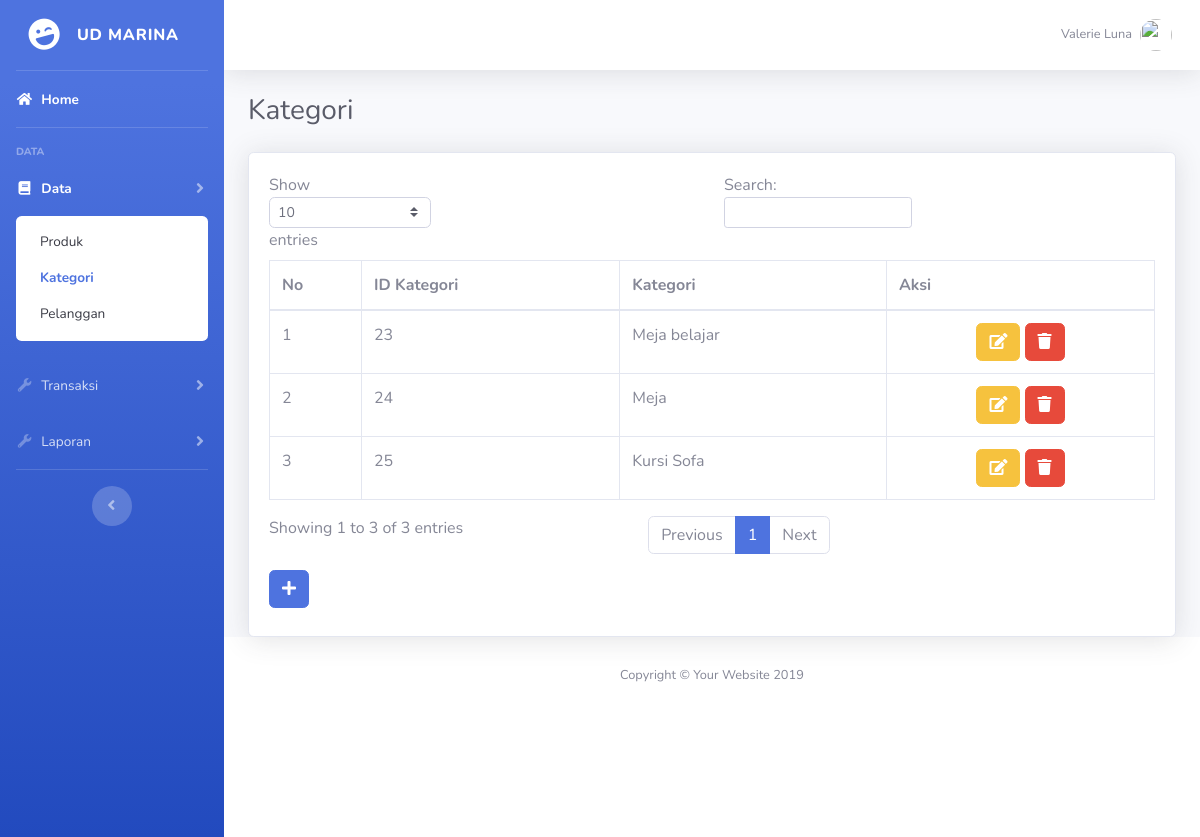
The page /admin/index.php?page=kategori on the database as committed earlier.
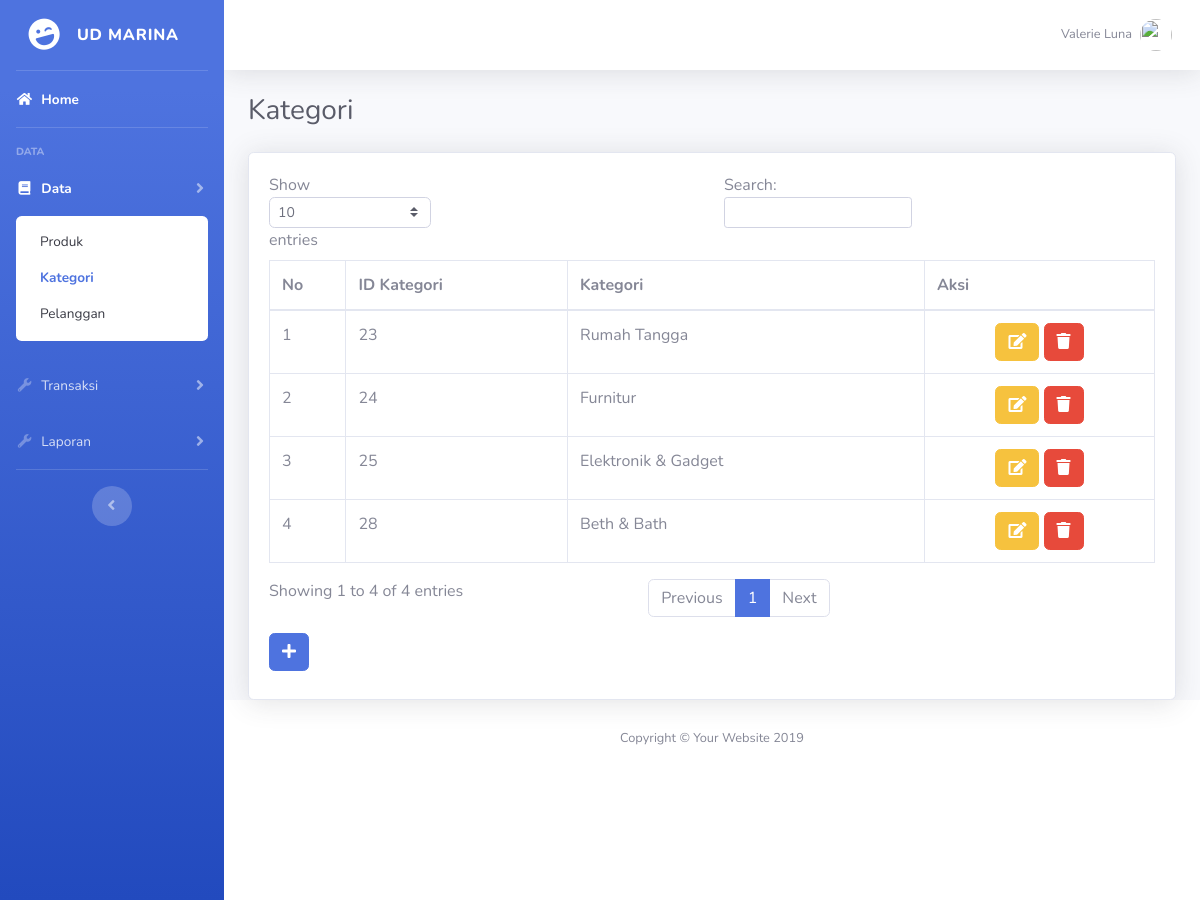
The same page on the database as committed later.
### tables this page shows
CREATE TABLE IF NOT EXISTS `tbkategori` (
  `id` int(10) NOT NULL,
  `kategori` varchar(200) NOT NULL
);

### admin/page/kategori/kategori.php (the view, shortened to what this page needs)
<div class="row">
	<?php
	if($_GET['act']=='add' || $_GET['act']=='edit'){
		include "page/kategori/add_kategori.php";
	} else if($_GET['act']=='delete'){
		$id = $_GET['kat'];
		mysql_query("DELETE FROM tbkategori WHERE id='$id'");
		header("location:?page=kategori");
	} else {
	?>
	<div class="col-md-12">
		<div class="card shadow">
			<div class="card-body">
				<div class="table-responsive">
					<table class="table table-bordered" id="dataTable">
						<thead>
							<tr>
								<th>No</th>
								<th>ID Kategori</th>
								<th>Kategori</th>
								<th>Aksi</th>
							</tr>
						</thead>
						<tbody>
							<?php
							$sql = mysql_query("SELECT * FROM tbkategori ORDER BY id ASC");
							$no = 1;
							while($d = mysql_fetch_array($sql)){?>
								<tr>
									<td><?= $no++;?></td>
									<td><?= $d['id'];?></td>
									<td><?= ucfirst($d['kategori']);?></td>
									<td class="text-center"><a href="?page=kategori&act=edit&kat=<?= $d['id'];?>" class="btn btn-warning"><i class="fa fa-edit"></i></a> <a href="?page=kategori&act=delete&kat=<?= $d['id'];?>" class="btn btn-danger" onclick="return confirm('Anda yakin ingin menghapus kategori ini?')"><i class="fa fa-trash"></i></a></td>
								</tr>
							<?php } ?>
						</tbody>
					</table>
					<a href="?page=kategori&act=add" class="btn btn-primary mb-2"><i class="fa fa-plus"></i></a>
				</div>
			</div>
		</div>
	</div>
<?php } ?>
</div>

Rows that differ between the two databases and show on the page:
changed tbkategori id 23: kategori "Meja belajar" → "Rumah Tangga"
changed tbkategori id 24: kategori "Meja" → "Furnitur"
changed tbkategori id 25: kategori "Kursi Sofa" → "Elektronik & Gadget"
added tbkategori: id "28", kategori "Beth & Bath"
Other text that changed with them:
text written by a page script: "Show entries Search: Showing 1 to 3 of 3 entries Previous 1 Next" → "Show entries Search: Showing 1 to 4 of 4 entries Previous 1 Next"
